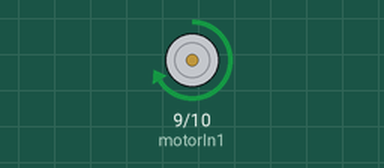
A sketch run on a simulated Arduino Uno, built with avr-gcc and run on an emulated ATmega328P. Parts: motor-driver pin pairs drawn as motors (green arrow = first pin HIGH = forward, orange = second pin HIGH = backward, longer = more drive).

Above: at 0.5 s.
Timing chart, 0 to 4.6 s (numbered marks = the images above):
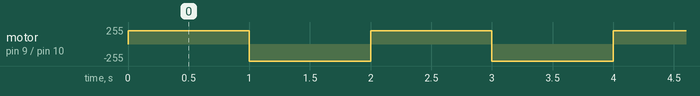

The sketch:

motorControl.ino
```cpp
const int motorIn1 = 9;
const int motorIn2 = 10;
void setup()
{

	/* add setup code here */

	pinMode(motorIn1, OUTPUT);
	pinMode(motorIn2, OUTPUT);
}

void loop()
{
  /* add main program code here */
	clockwise(200);
		delay(1000);
		counterclockwise(300);
		delay(1000);
}
void clockwise(int Speed){
	analogWrite(motorIn1, Speed);
	analogWrite(motorIn2, 0);
}
void counterclockwise(int Speed){
	analogWrite(motorIn1, 0);
	analogWrite(motorIn2, Speed);
}
```

Measured:
- by itself, motor on pin 9 (motorIn1) / pin 10 (motorIn2): alternates backward 255/255 for 1.0 s and forward 200/255 for 1.0 s
